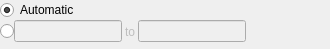
<ui version="4.0" >
 <class>RangeWidget</class>
 <widget class="QWidget" name="RangeWidget" >
  <property name="geometry" >
   <rect>
    <x>0</x>
    <y>0</y>
    <width>330</width>
    <height>49</height>
   </rect>
  </property>
  <property name="sizePolicy" >
   <sizepolicy vsizetype="Fixed" hsizetype="Preferred" >
    <horstretch>0</horstretch>
    <verstretch>0</verstretch>
   </sizepolicy>
  </property>
  <property name="windowTitle" >
   <string>Plot Range Widget</string>
  </property>
  <layout class="QVBoxLayout" >
   <property name="spacing" >
    <number>0</number>
   </property>
   <property name="leftMargin" >
    <number>0</number>
   </property>
   <property name="topMargin" >
    <number>0</number>
   </property>
   <property name="rightMargin" >
    <number>0</number>
   </property>
   <property name="bottomMargin" >
    <number>0</number>
   </property>
   <item>
    <widget class="QRadioButton" name="automatic" >
     <property name="text" >
      <string>Automatic</string>
     </property>
     <property name="checked" >
      <bool>true</bool>
     </property>
    </widget>
   </item>
   <item>
    <layout class="QHBoxLayout" >
     <property name="spacing" >
      <number>0</number>
     </property>
     <item>
      <widget class="QRadioButton" name="custom" >
       <property name="text" >
        <string/>
       </property>
      </widget>
     </item>
     <item>
      <widget class="QStackedWidget" name="stackedWidget" >
       <property name="enabled" >
        <bool>false</bool>
       </property>
       <property name="currentIndex" >
        <number>0</number>
       </property>
       <widget class="QWidget" name="doublePage" >
        <layout class="QHBoxLayout" >
         <property name="spacing" >
          <number>3</number>
         </property>
         <property name="leftMargin" >
          <number>0</number>
         </property>
         <property name="topMargin" >
          <number>0</number>
         </property>
         <property name="rightMargin" >
          <number>0</number>
         </property>
         <property name="bottomMargin" >
          <number>0</number>
         </property>
         <item>
          <widget class="QLineEdit" name="doubleFrom" />
         </item>
         <item>
          <widget class="QLabel" name="doubleLabel" >
           <property name="text" >
            <string>to</string>
           </property>
          </widget>
         </item>
         <item>
          <widget class="QLineEdit" name="doubleTo" />
         </item>
         <item>
          <widget class="QLabel" name="doubleUnitLabel" >
           <property name="text" >
            <string/>
           </property>
          </widget>
         </item>
         <item>
          <spacer>
           <property name="orientation" >
            <enum>Qt::Horizontal</enum>
           </property>
           <property name="sizeHint" >
            <size>
             <width>40</width>
             <height>20</height>
            </size>
           </property>
          </spacer>
         </item>
        </layout>
       </widget>
       <widget class="QWidget" name="timePage" >
        <layout class="QHBoxLayout" >
         <property name="spacing" >
          <number>3</number>
         </property>
         <property name="leftMargin" >
          <number>0</number>
         </property>
         <property name="topMargin" >
          <number>0</number>
         </property>
         <property name="rightMargin" >
          <number>0</number>
         </property>
         <property name="bottomMargin" >
          <number>0</number>
         </property>
         <item>
          <widget class="QDateTimeEdit" name="timeFrom" >
           <property name="buttonSymbols" >
            <enum>QAbstractSpinBox::NoButtons</enum>
           </property>
           <property name="currentSection" >
            <enum>QDateTimeEdit::YearSection</enum>
           </property>
           <property name="displayFormat" >
            <string>yyyy/MM/dd/hh:mm:ss.zzz</string>
           </property>
          </widget>
         </item>
         <item>
          <widget class="QLabel" name="timeLabel" >
           <property name="text" >
            <string>to</string>
           </property>
          </widget>
         </item>
         <item>
          <widget class="QDateTimeEdit" name="timeTo" >
           <property name="buttonSymbols" >
            <enum>QAbstractSpinBox::NoButtons</enum>
           </property>
           <property name="currentSection" >
            <enum>QDateTimeEdit::YearSection</enum>
           </property>
           <property name="displayFormat" >
            <string>yyyy/MM/dd/hh:mm:ss.zzz</string>
           </property>
          </widget>
         </item>
         <item>
          <spacer>
           <property name="orientation" >
            <enum>Qt::Horizontal</enum>
           </property>
           <property name="sizeHint" >
            <size>
             <width>40</width>
             <height>20</height>
            </size>
           </property>
          </spacer>
         </item>
        </layout>
       </widget>
      </widget>
     </item>
    </layout>
   </item>
   <item>
    <spacer>
     <property name="orientation" >
      <enum>Qt::Vertical</enum>
     </property>
     <property name="sizeType" >
      <enum>QSizePolicy::Expanding</enum>
     </property>
     <property name="sizeHint" >
      <size>
       <width>330</width>
       <height>16</height>
      </size>
     </property>
    </spacer>
   </item>
  </layout>
 </widget>
 <resources/>
 <connections>
  <connection>
   <sender>custom</sender>
   <signal>toggled(bool)</signal>
   <receiver>stackedWidget</receiver>
   <slot>setEnabled(bool)</slot>
   <hints>
    <hint type="sourcelabel" >
     <x>11</x>
     <y>31</y>
    </hint>
    <hint type="destinationlabel" >
     <x>180</x>
     <y>31</y>
    </hint>
   </hints>
  </connection>
 </connections>
</ui>
